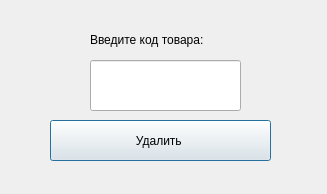
<?xml version="1.0" encoding="UTF-8"?>
<ui version="4.0">
 <class>Basketss</class>
 <widget class="QDialog" name="Basketss">
  <property name="geometry">
   <rect>
    <x>0</x>
    <y>0</y>
    <width>327</width>
    <height>194</height>
   </rect>
  </property>
  <property name="windowTitle">
   <string>Касса</string>
  </property>
  <widget class="QPushButton" name="pushButton">
   <property name="geometry">
    <rect>
     <x>50</x>
     <y>120</y>
     <width>221</width>
     <height>41</height>
    </rect>
   </property>
   <property name="text">
    <string>Удалить </string>
   </property>
  </widget>
  <widget class="QLabel" name="label_2">
   <property name="geometry">
    <rect>
     <x>50</x>
     <y>30</y>
     <width>1111</width>
     <height>41</height>
    </rect>
   </property>
   <property name="text">
    <string/>
   </property>
  </widget>
  <widget class="QLabel" name="label_3">
   <property name="geometry">
    <rect>
     <x>90</x>
     <y>30</y>
     <width>671</width>
     <height>20</height>
    </rect>
   </property>
   <property name="text">
    <string>Введите код товара:</string>
   </property>
  </widget>
  <widget class="QLineEdit" name="lineEdit">
   <property name="geometry">
    <rect>
     <x>90</x>
     <y>60</y>
     <width>151</width>
     <height>51</height>
    </rect>
   </property>
  </widget>
 </widget>
 <resources/>
 <connections/>
</ui>
